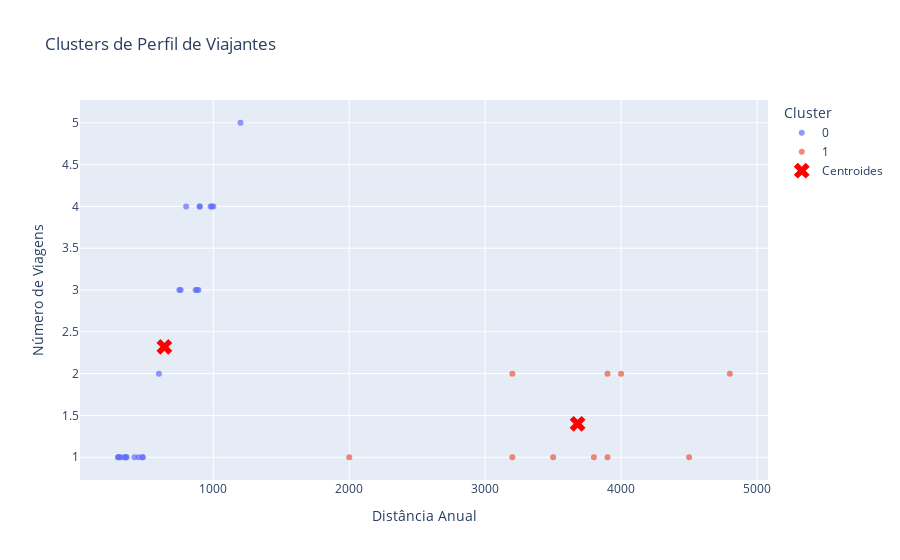

The notebook cell saved with this chart:
### Code cell
# Criando um df com os dados originais e  rótulos de cluster
df_clusters = pd.DataFrame({
    'distancia_anual': base['distancia_anual'],
    'numero_viagens': base['numero_viagens'],
    'cluster': labels.astype(str)
})

# Plotar os pontos de dados coloridos
fig = px.scatter(df_clusters, x='distancia_anual', y='numero_viagens', color='cluster',
                 color_continuous_scale='viridis', opacity=0.7,
                 title='Clusters de Perfil de Viajantes')

# Adicionar os centroides ao gráfico
fig.add_scatter(x=centroides_originais[:, 0], y=centroides_originais[:, 1],
                mode='markers', marker=dict(color='red', symbol='x', size=14),
                name='Centroides')


fig.update_layout(xaxis_title='Distância Anual', yaxis_title='Número de Viagens',
                  legend_title='Cluster')
fig.show()

### Figure 1 — Plotly figure (JSON) as saved in the notebook; plotly's stock layout.template omitted (floating-point values rounded to 4 significant figures)
{"data": [{"hovertemplate": "cluster=0<br>distancia_anual=%{x}<br>numero_viagens=%{y}<extra></extra>", "legendgroup": "0", "marker": {"color": "#636efa", "opacity": 0.7, "symbol": "circle"}, "mode": "markers", "name": "0", "orientation": "v", "showlegend": true, "type": "scatter", "x": [300, 350, 450, 300, 360, 480, 800, 600, 750, 900, 760, 890, 980, 320, 350, 420, 310, 360, 480, 1000, 900, 870, 1200, 880, 990], "xaxis": "x", "y": [1, 1, 1, 1, 1, 1, 4, 2, 3, 4, 3, 3, 4, 1, 1, 1, 1, 1, 1, 4, 4, 3, 5, 3, 4], "yaxis": "y"}, {"hovertemplate": "cluster=1<br>distancia_anual=%{x}<br>numero_viagens=%{y}<extra></extra>", "legendgroup": "1", "marker": {"color": "#EF553B", "opacity": 0.7, "symbol": "circle"}, "mode": "markers", "name": "1", "orientation": "v", "showlegend": true, "type": "scatter", "x": [2000, 3200, 3200, 4000, 3500, 3800, 3900, 4500, 4800, 3900], "xaxis": "x", "y": [1, 2, 1, 2, 1, 1, 2, 1, 2, 1], "yaxis": "y"}, {"marker": {"color": "red", "size": 14, "symbol": "x"}, "mode": "markers", "name": "Centroides", "type": "scatter", "x": [640, 3680], "y": [2.32, 1.4]}], "layout": {"legend": {"title": {"text": "Cluster"}, "tracegroupgap": 0}, "title": {"text": "Clusters de Perfil de Viajantes"}, "xaxis": {"anchor": "y", "domain": [0, 1], "title": {"text": "Distância Anual"}}, "yaxis": {"anchor": "x", "domain": [0, 1], "title": {"text": "Número de Viagens"}}}}
